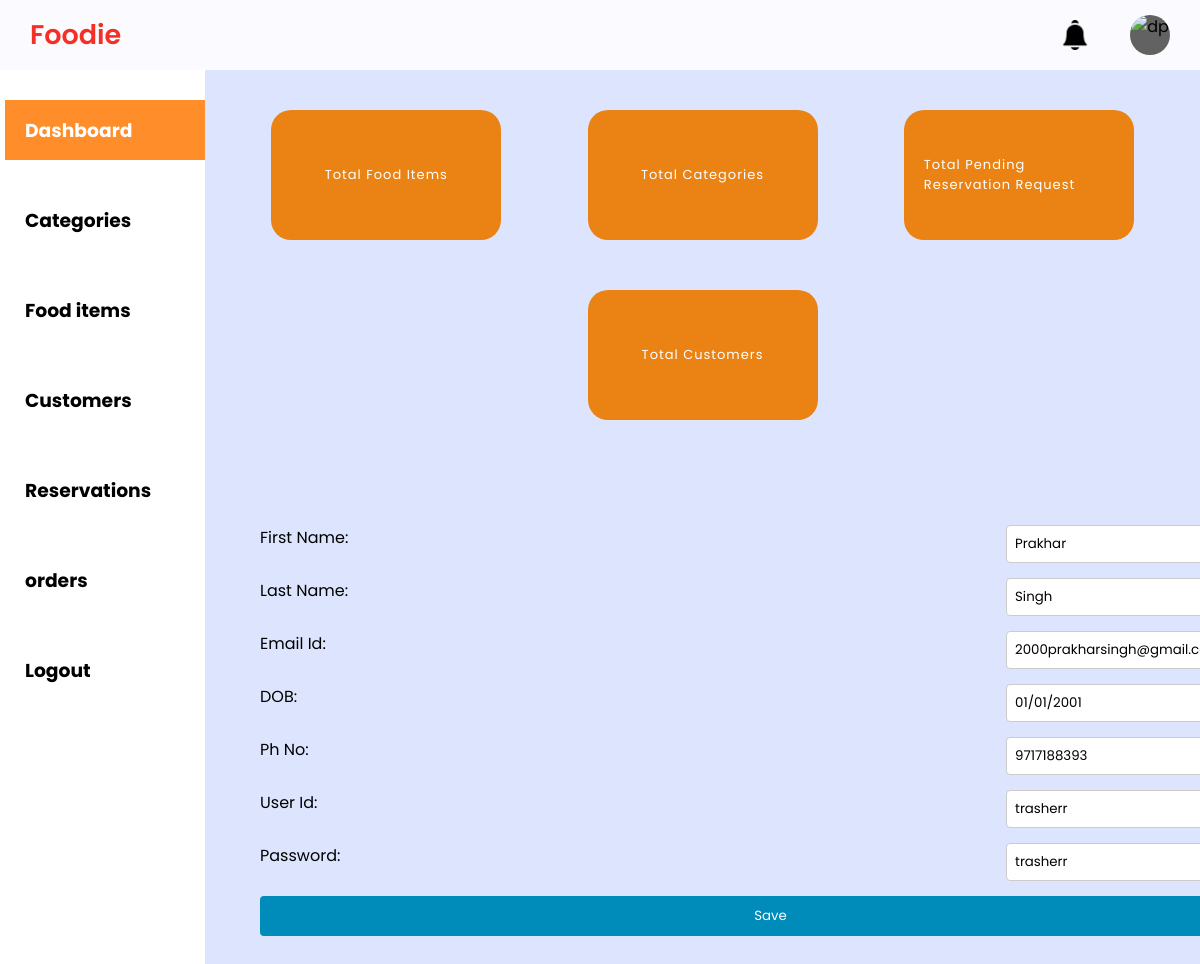
Page /admin-dashboard-customer-edit/4/ on the committed database.
### Home_App/models.py (models this page shows, shortened)
class customer_table(models.Model):
    customer_id = models.AutoField(primary_key=True)
    first_name = models.CharField(max_length=20)
    last_name = models.CharField(max_length=20)
    email_id = models.CharField(max_length=50)
    dob = models.CharField(max_length=10)
    phone_no = models.CharField(max_length=10)
    user_id = models.CharField(max_length=50)
    password = models.CharField(max_length=50)

### Home_App/views.py (the view)
# urls.py: path('admin-dashboard-customer-edit/<int:customer_id>/',hv.edit_customer,name='edit_customer'),
def edit_customer(request,customer_id):
    customer = get_object_or_404(customer_table,customer_id=customer_id)
    if request.method == 'POST':
        form = CustomerEditForm(request.POST)
        if form.is_valid():
            customer.first_name=form.cleaned_data['first_name']
            customer.last_name=form.cleaned_data['last_name']
            customer.email_id=form.cleaned_data['email_id']
            customer.dob=form.cleaned_data['dob']
            customer.phone_no=form.cleaned_data['phone_no']
            customer.user_id=form.cleaned_data['user_id']
            customer.password=form.cleaned_data['password']
            customer.save()
            return redirect(reverse('admin-dashboard-section',kwargs={'section':'customers'}))
    else:
            form = CustomerEditForm(initial={
                'first_name':customer.first_name,
                'last_name':customer.last_name,
                'email_id':customer.email_id,
                'dob':customer.dob,
                'phone_no':customer.phone_no,
                'user_id':customer.user_id,
                'password':customer.password
            })
    return render(request,'admin-dashboard-customer-edit-modal.html',{'form':form,'customer_id':customer_id})

### Home_App/forms.py
class CustomerEditForm(forms.Form):
    first_name = forms.CharField(label='First Name', max_length=255)
    last_name = forms.CharField(label='Last Name', max_length=255)
    email_id = forms.CharField(label='Email Id',max_length=255)
    dob = forms.CharField(label='DOB',max_length=20)
    phone_no = forms.IntegerField(label='Ph No')
    user_id = forms.CharField(label='User Id',max_length=255)
    password = forms.CharField(label='Password',max_length=255)

### Template/admin-dashboard-customer-edit-modal.html (shortened to what this page needs)
{% extends 'admin-dashboard.html' %}
{% load static %}
{% block content %}
<link rel="stylesheet" href="{% static 'css/admin-dash-add-style.css' %}">
<div class="container">
<div class="customer-edit-modal">
    <form method="post" action="{% url 'edit_customer' customer_id=customer_id %}">
        {{ form.as_p }}
        <button type="submit" value="Save">Save</button>
    </form>
</div></div>
{% endblock %}

### Static/css/admin-dash-style.css (style rules this page uses)
* { margin: 0; padding: 0; box-sizing: border-box; font-family: "Poppins", sans-serif; }
:root { --background-color1: #fafaff; --background-color2: #ffffff; --background-color3: #ededed; --background-color4: #cad7fda4; --primary-color: hsl(3, 90%, 55%); --secondary-color: hsl(31, 84%, 50%); --Border-color: #ee0909; --one-use-color: hsl(31, 84%, 50%); --two-use-color: hsl(31, 84%, 50%); }
body { background-color: var(--background-color4); max-width: 100%; overflow-x: hidden; }

### Static/css/admin-dash-add-style.css (style rules this page uses)
body { font-family: 'Poppins', sans-serif; background-color: #f2f2f2; }
.container { margin-left:30%; padding: 15px; width: 60vh; }
form { display: flex; flex-direction: column; }
label { margin-bottom: 8px; }
input { padding: 8px; margin-bottom: 15px; border: 1px solid #ccc; border-radius: 4px; }
button { background-color: #008CBA; color: #fff; padding: 10px; border: none; border-radius: 4px; cursor: pointer; }

### Template/admin-dashboard-customer-edit-modal.html (style rules this page uses)
body { font-family: 'Poppins', sans-serif; background-color: #cad7fda4; }
.container { margin: 80px auto; padding: 25px; width: 100vh; }
form { display: flex; flex-direction: column; }
label { margin-bottom: 8px; }
input { padding: 8px; float: inline-end; margin-bottom: 15px; border: 1px solid #ccc; border-radius: 4px; }
button { background-color: #008CBA; color: #fff; padding: 10px; border: none; border-radius: 4px; cursor: pointer; }

### rows in the picture
customer_table: first_name "Prakhar", last_name "Singh", email_id "2000prakharsingh@gmail.com", dob "01/01/2001", phone_no "9717188393", user_id "trasherr", password "trasherr"
